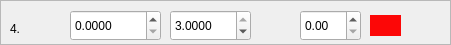
      <widget class="QFrame" name="hot4">
       <property name="geometry">
        <rect>
         <x>0</x>
         <y>192</y>
         <width>451</width>
         <height>45</height>
        </rect>
       </property>
       <property name="frameShape">
        <enum>QFrame::StyledPanel</enum>
       </property>
       <property name="frameShadow">
        <enum>QFrame::Raised</enum>
       </property>
       <widget class="QLabel" name="label_25">
        <property name="geometry">
         <rect>
          <x>10</x>
          <y>20</y>
          <width>21</width>
          <height>17</height>
         </rect>
        </property>
        <property name="text">
         <string>4.</string>
        </property>
       </widget>
       <widget class="QDoubleSpinBox" name="b4">
        <property name="geometry">
         <rect>
          <x>70</x>
          <y>10</y>
          <width>91</width>
          <height>31</height>
         </rect>
        </property>
        <property name="decimals">
         <number>4</number>
        </property>
        <property name="maximum">
         <double>3.000000000000000</double>
        </property>
        <property name="singleStep">
         <double>0.000100000000000</double>
        </property>
       </widget>
       <widget class="QDoubleSpinBox" name="e4">
        <property name="geometry">
         <rect>
          <x>170</x>
          <y>10</y>
          <width>81</width>
          <height>31</height>
         </rect>
        </property>
        <property name="decimals">
         <number>4</number>
        </property>
        <property name="maximum">
         <double>3.000000000000000</double>
        </property>
        <property name="singleStep">
         <double>0.000100000000000</double>
        </property>
        <property name="value">
         <double>3.000000000000000</double>
        </property>
       </widget>
       <widget class="QDoubleSpinBox" name="rate4">
        <property name="geometry">
         <rect>
          <x>300</x>
          <y>10</y>
          <width>61</width>
          <height>31</height>
         </rect>
        </property>
        <property name="maximum">
         <double>1.000000000000000</double>
        </property>
        <property name="singleStep">
         <double>0.010000000000000</double>
        </property>
       </widget>
       <widget class="QGraphicsView" name="ch4">
        <property name="geometry">
         <rect>
          <x>370</x>
          <y>15</y>
          <width>31</width>
          <height>21</height>
         </rect>
        </property>
        <property name="palette">
         <palette>
          <active>
           <colorrole role="WindowText">
            <brush brushstyle="SolidPattern">
             <color alpha="255">
              <red>253</red>
              <green>2</green>
              <blue>2</blue>
             </color>
            </brush>
           </colorrole>
           <colorrole role="Button">
            <brush brushstyle="SolidPattern">
             <color alpha="255">
              <red>253</red>
              <green>6</green>
              <blue>6</blue>
             </color>
            </brush>
           </colorrole>
           <colorrole role="Light">
            <brush brushstyle="SolidPattern">
             <color alpha="255">
              <red>255</red>
              <green>131</green>
              <blue>131</blue>
             </color>
            </brush>
           </colorrole>
           <colorrole role="Midlight">
            <brush brushstyle="SolidPattern">
             <color alpha="255">
              <red>254</red>
              <green>68</green>
              <blue>68</blue>
             </color>
            </brush>
           </colorrole>
           <colorrole role="Dark">
            <brush brushstyle="SolidPattern">
             <color alpha="255">
              <red>126</red>
              <green>3</green>
              <blue>3</blue>
             </color>
            </brush>
           </colorrole>
           <colorrole role="Mid">
            <brush brushstyle="SolidPattern">
             <color alpha="255">
              <red>169</red>
              <green>4</green>
              <blue>4</blue>
             </color>
            </brush>
           </colorrole>
           <colorrole role="Text">
            <brush brushstyle="SolidPattern">
             <color alpha="255">
              <red>0</red>
              <green>0</green>
              <blue>0</blue>
             </color>
            </brush>
           </colorrole>
           <colorrole role="BrightText">
            <brush brushstyle="SolidPattern">
             <color alpha="255">
              <red>255</red>
              <green>255</green>
              <blue>255</blue>
             </color>
            </brush>
           </colorrole>
           <colorrole role="ButtonText">
            <brush brushstyle="SolidPattern">
             <color alpha="255">
              <red>0</red>
              <green>0</green>
              <blue>0</blue>
             </color>
            </brush>
           </colorrole>
           <colorrole role="Base">
            <brush brushstyle="SolidPattern">
             <color alpha="255">
              <red>252</red>
              <green>7</green>
              <blue>7</blue>
             </color>
            </brush>
           </colorrole>
           <colorrole role="Window">
            <brush brushstyle="SolidPattern">
             <color alpha="255">
              <red>253</red>
              <green>6</green>
              <blue>6</blue>
             </color>
            </brush>
           </colorrole>
           <colorrole role="Shadow">
            <brush brushstyle="SolidPattern">
             <color alpha="255">
              <red>253</red>
              <green>2</green>
              <blue>2</blue>
             </color>
            </brush>
           </colorrole>
           <colorrole role="AlternateBase">
            <brush brushstyle="SolidPattern">
             <color alpha="255">
              <red>254</red>
              <green>130</green>
              <blue>130</blue>
             </color>
            </brush>
           </colorrole>
           <colorrole role="ToolTipBase">
            <brush brushstyle="SolidPattern">
             <color alpha="255">
              <red>255</red>
              <green>255</green>
              <blue>220</blue>
             </color>
            </brush>
           </colorrole>
           <colorrole role="ToolTipText">
            <brush brushstyle="SolidPattern">
             <color alpha="255">
              <red>0</red>
              <green>0</green>
              <blue>0</blue>
             </color>
            </brush>
           </colorrole>
          </active>
          <inactive>
           <colorrole role="WindowText">
            <brush brushstyle="SolidPattern">
             <color alpha="255">
              <red>253</red>
              <green>2</green>
              <blue>2</blue>
             </color>
            </brush>
           </colorrole>
           <colorrole role="Button">
            <brush brushstyle="SolidPattern">
             <color alpha="255">
              <red>253</red>
              <green>6</green>
              <blue>6</blue>
             </color>
            </brush>
           </colorrole>
           <colorrole role="Light">
            <brush brushstyle="SolidPattern">
             <color alpha="255">
              <red>255</red>
              <green>131</green>
              <blue>131</blue>
             </color>
            </brush>
           </colorrole>
           <colorrole role="Midlight">
            <brush brushstyle="SolidPattern">
             <color alpha="255">
              <red>254</red>
              <green>68</green>
              <blue>68</blue>
             </color>
            </brush>
           </colorrole>
           <colorrole role="Dark">
            <brush brushstyle="SolidPattern">
             <color alpha="255">
              <red>126</red>
              <green>3</green>
              <blue>3</blue>
             </color>
            </brush>
           </colorrole>
           <colorrole role="Mid">
            <brush brushstyle="SolidPattern">
             <color alpha="255">
              <red>169</red>
              <green>4</green>
              <blue>4</blue>
             </color>
            </brush>
           </colorrole>
           <colorrole role="Text">
            <brush brushstyle="SolidPattern">
             <color alpha="255">
              <red>0</red>
              <green>0</green>
              <blue>0</blue>
             </color>
            </brush>
           </colorrole>
           <colorrole role="BrightText">
            <brush brushstyle="SolidPattern">
             <color alpha="255">
              <red>255</red>
              <green>255</green>
              <blue>255</blue>
             </color>
            </brush>
           </colorrole>
           <colorrole role="ButtonText">
            <brush brushstyle="SolidPattern">
             <color alpha="255">
              <red>0</red>
              <green>0</green>
              <blue>0</blue>
             </color>
            </brush>
           </colorrole>
           <colorrole role="Base">
            <brush brushstyle="SolidPattern">
             <color alpha="255">
              <red>252</red>
              <green>7</green>
              <blue>7</blue>
             </color>
            </brush>
           </colorrole>
           <colorrole role="Window">
            <brush brushstyle="SolidPattern">
             <color alpha="255">
              <red>253</red>
              <green>6</green>
              <blue>6</blue>
             </color>
            </brush>
           </colorrole>
           <colorrole role="Shadow">
            <brush brushstyle="SolidPattern">
             <color alpha="255">
              <red>253</red>
              <green>2</green>
              <blue>2</blue>
             </color>
            </brush>
           </colorrole>
           <colorrole role="AlternateBase">
            <brush brushstyle="SolidPattern">
             <color alpha="255">
              <red>254</red>
              <green>130</green>
              <blue>130</blue>
             </color>
            </brush>
           </colorrole>
           <colorrole role="ToolTipBase">
            <brush brushstyle="SolidPattern">
             <color alpha="255">
              <red>255</red>
              <green>255</green>
              <blue>220</blue>
             </color>
            </brush>
           </colorrole>
           <colorrole role="ToolTipText">
            <brush brushstyle="SolidPattern">
             <color alpha="255">
              <red>0</red>
              <green>0</green>
              <blue>0</blue>
             </color>
            </brush>
           </colorrole>
          </inactive>
          <disabled>
           <colorrole role="WindowText">
            <brush brushstyle="SolidPattern">
             <color alpha="255">
              <red>126</red>
              <green>3</green>
              <blue>3</blue>
             </color>
            </brush>
           </colorrole>
           <colorrole role="Button">
            <brush brushstyle="SolidPattern">
             <color alpha="255">
              <red>253</red>
              <green>6</green>
              <blue>6</blue>
             </color>
            </brush>
           </colorrole>
           <colorrole role="Light">
            <brush brushstyle="SolidPattern">
             <color alpha="255">
              <red>255</red>
              <green>131</green>
              <blue>131</blue>
             </color>
            </brush>
           </colorrole>
           <colorrole role="Midlight">
            <brush brushstyle="SolidPattern">
             <color alpha="255">
              <red>254</red>
              <green>68</green>
              <blue>68</blue>
             </color>
            </brush>
           </colorrole>
           <colorrole role="Dark">
            <brush brushstyle="SolidPattern">
             <color alpha="255">
              <red>126</red>
              <green>3</green>
              <blue>3</blue>
             </color>
            </brush>
           </colorrole>
           <colorrole role="Mid">
            <brush brushstyle="SolidPattern">
             <color alpha="255">
              <red>169</red>
              <green>4</green>
              <blue>4</blue>
             </color>
            </brush>
           </colorrole>
           <colorrole role="Text">
            <brush brushstyle="SolidPattern">
             <color alpha="255">
              <red>126</red>
              <green>3</green>
              <blue>3</blue>
             </color>
            </brush>
           </colorrole>
           <colorrole role="BrightText">
            <brush brushstyle="SolidPattern">
             <color alpha="255">
              <red>255</red>
              <green>255</green>
              <blue>255</blue>
             </color>
            </brush>
           </colorrole>
           <colorrole role="ButtonText">
            <brush brushstyle="SolidPattern">
             <color alpha="255">
              <red>126</red>
              <green>3</green>
              <blue>3</blue>
             </color>
            </brush>
           </colorrole>
           <colorrole role="Base">
            <brush brushstyle="SolidPattern">
             <color alpha="255">
              <red>253</red>
              <green>6</green>
              <blue>6</blue>
             </color>
            </brush>
           </colorrole>
           <colorrole role="Window">
            <brush brushstyle="SolidPattern">
             <color alpha="255">
              <red>253</red>
              <green>6</green>
              <blue>6</blue>
             </color>
            </brush>
           </colorrole>
           <colorrole role="Shadow">
            <brush brushstyle="SolidPattern">
             <color alpha="255">
              <red>253</red>
              <green>2</green>
              <blue>2</blue>
             </color>
            </brush>
           </colorrole>
           <colorrole role="AlternateBase">
            <brush brushstyle="SolidPattern">
             <color alpha="255">
              <red>253</red>
              <green>6</green>
              <blue>6</blue>
             </color>
            </brush>
           </colorrole>
           <colorrole role="ToolTipBase">
            <brush brushstyle="SolidPattern">
             <color alpha="255">
              <red>255</red>
              <green>255</green>
              <blue>220</blue>
             </color>
            </brush>
           </colorrole>
           <colorrole role="ToolTipText">
            <brush brushstyle="SolidPattern">
             <color alpha="255">
              <red>0</red>
              <green>0</green>
              <blue>0</blue>
             </color>
            </brush>
           </colorrole>
          </disabled>
         </palette>
        </property>
        <property name="frameShape">
         <enum>QFrame::NoFrame</enum>
        </property>
       </widget>
      </widget>
